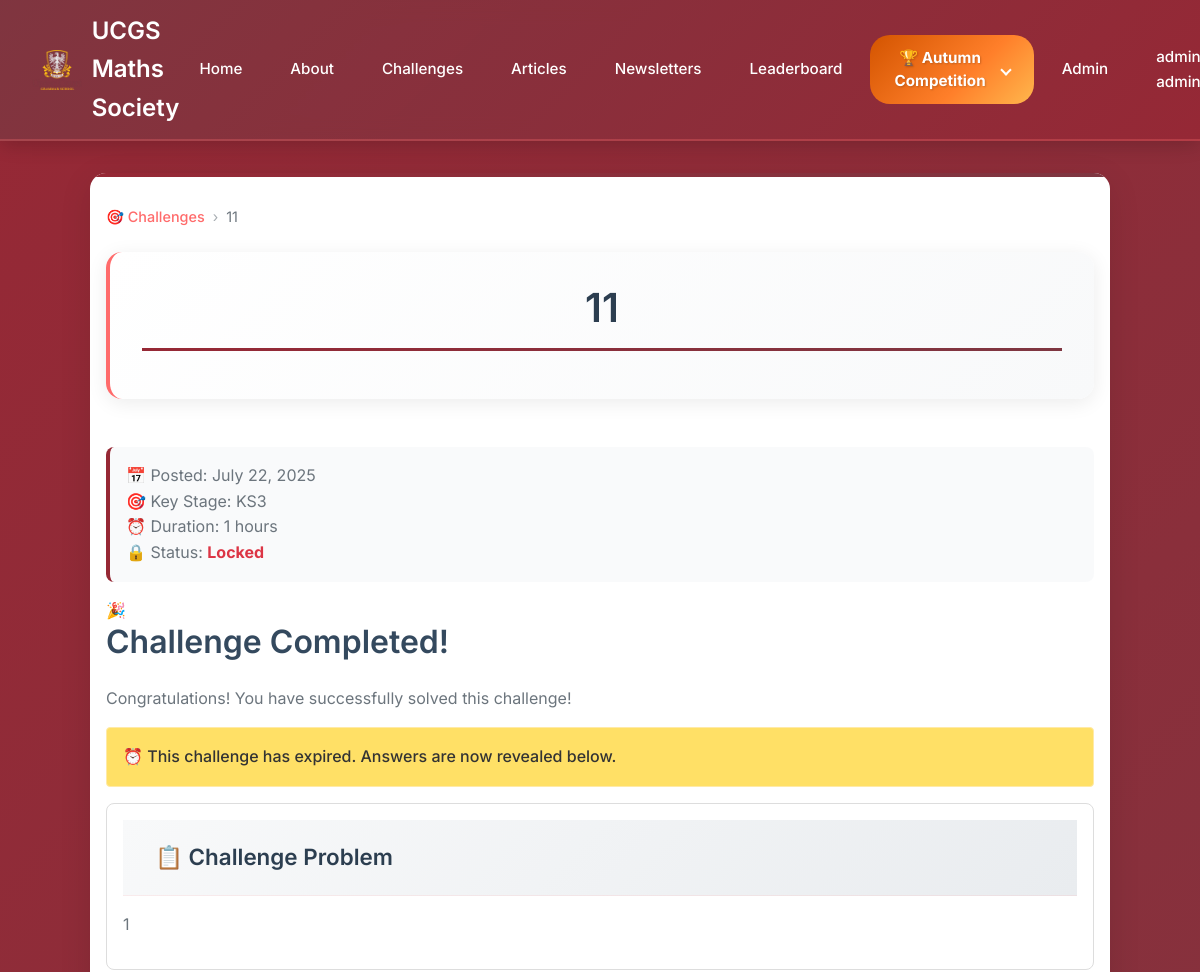
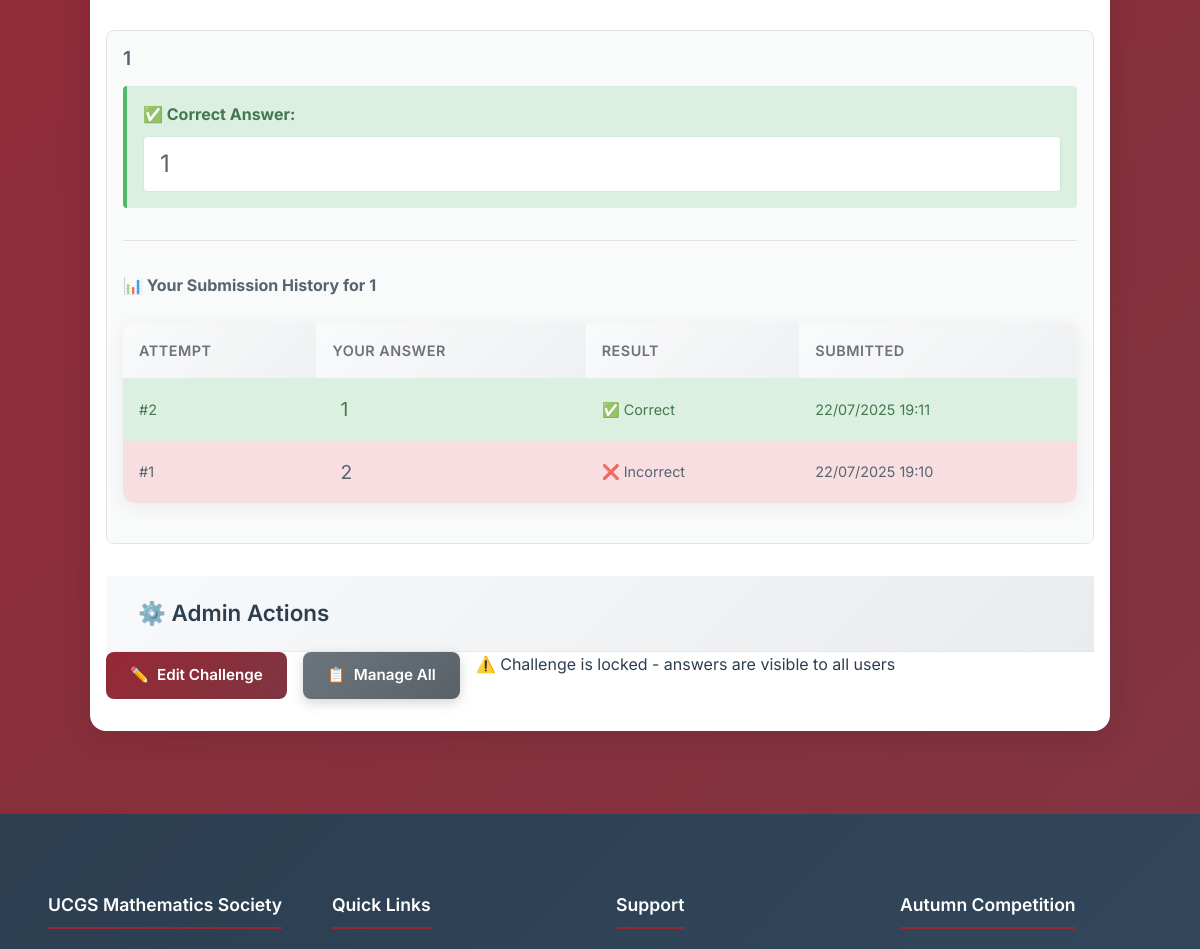
The page /challenges/1 (signed in, upper part) on the database as committed earlier (2 pictures, top to bottom).
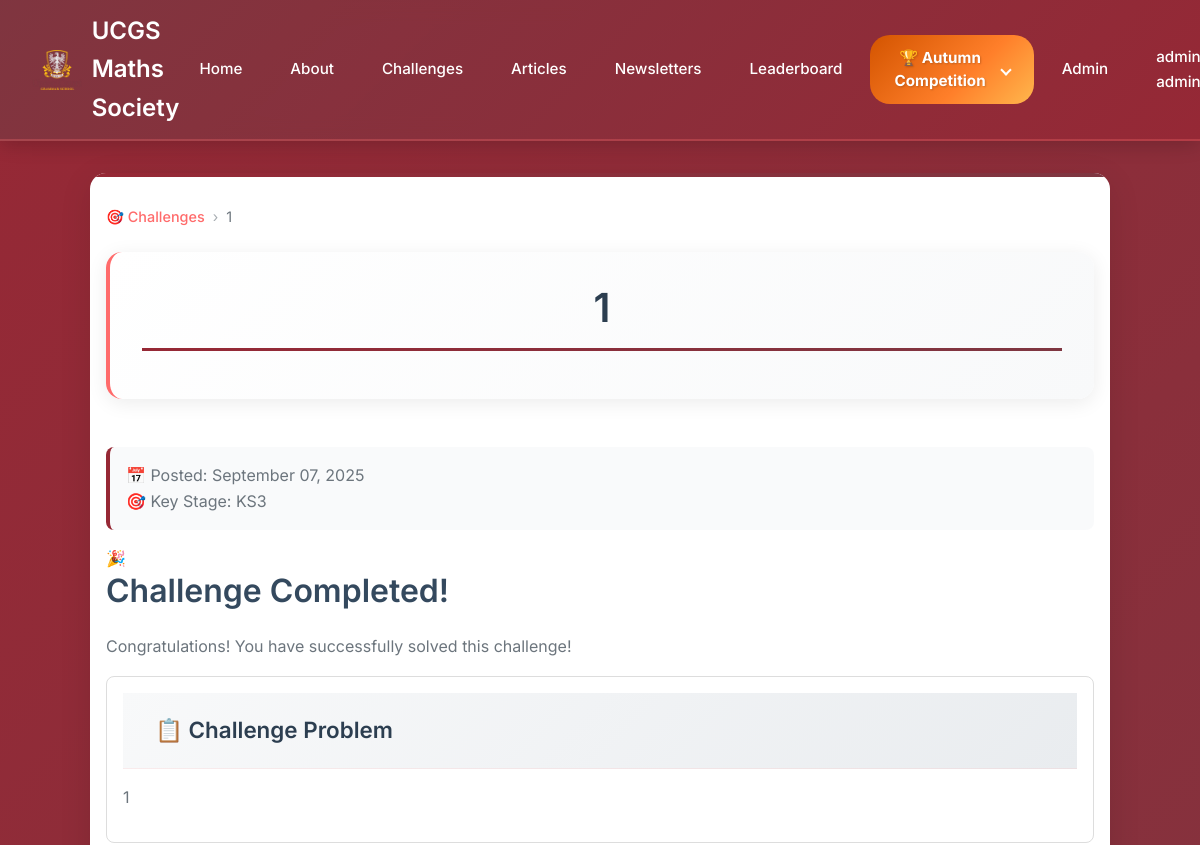
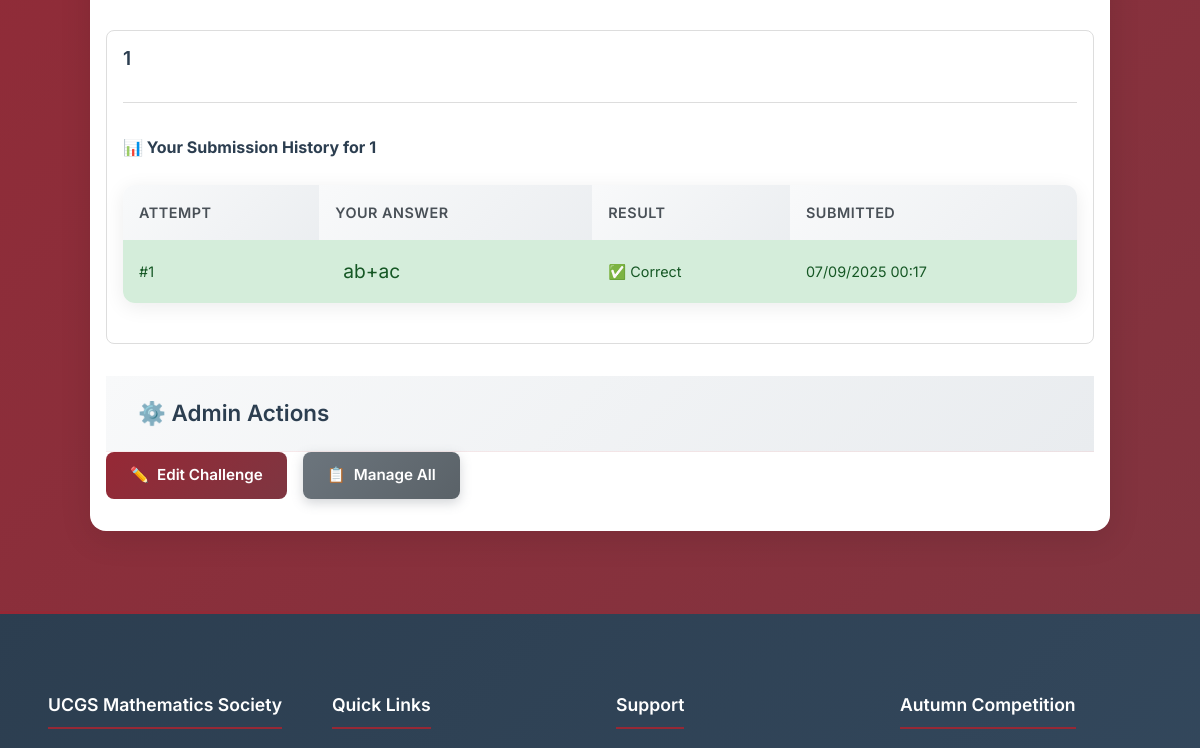
The same page on the database as committed later (2 pictures, top to bottom).
### app/models.py (models this page shows, shortened)
class Challenge(db.Model):
    __tablename__ = "challenge"
    id = db.Column(db.Integer, primary_key=True, autoincrement=True)
    title = db.Column(db.String(100), nullable=False, index=True)
    content = db.Column(db.Text, nullable=False)
    date_posted = db.Column(db.DateTime, nullable=False, default=datetime.datetime.now, index=True)
    file_url = db.Column(db.String(100))
    key_stage = db.Column(db.String(3), nullable=False, index=True)
    first_correct_submission = db.Column(db.DateTime)
    release_at = db.Column(db.DateTime, nullable=True, index=True)
    is_manually_locked = db.Column(db.Boolean, default=False, nullable=False)
    lock_after_hours = db.Column(db.Integer, nullable=True)
    answer_boxes = db.relationship(
        "ChallengeAnswerBox",
        back_populates="challenge",
        lazy="dynamic",
        cascade="all, save-update",
        order_by="ChallengeAnswerBox.order"
    )
    submissions = db.relationship(
        "AnswerSubmission",
        back_populates="challenge",
        lazy="dynamic"
    )
    @property
    def is_locked(self):
        from datetime import datetime, timedelta
        if self.is_manually_locked:
            return True
        if self.lock_after_hours and self.release_at:
            lock_time = self.release_at + timedelta(hours=self.lock_after_hours)
            return datetime.now() > lock_time
        return False

class ChallengeAnswerBox(db.Model):
    __tablename__ = "challenge_answer_box"
    id = db.Column(db.Integer, primary_key=True, autoincrement=True)
    challenge_id = db.Column(db.Integer, db.ForeignKey("challenge.id"), nullable=False, index=True)
    box_label = db.Column(db.String(100), nullable=False)  # e.g., "Part A", "Step 1", etc.
    correct_answer = db.Column(db.String(100), nullable=False)
    order = db.Column(db.Integer, nullable=False)  # To maintain box order
    challenge = db.relationship("Challenge", back_populates="answer_boxes")
    submissions = db.relationship(
        "AnswerSubmission",
        back_populates="answer_box",
        lazy="dynamic"
    )
    __table_args__ = (
        db.Index('ix_challenge_answer_box_challenge_order', 'challenge_id', 'order'),
    )

class AnswerSubmission(db.Model):
    __tablename__ = "answer_submission"
    id = db.Column(db.Integer, primary_key=True, autoincrement=True)
    user_id = db.Column(db.Integer, db.ForeignKey("users.id"), nullable=False, index=True)
    challenge_id = db.Column(db.Integer, db.ForeignKey("challenge.id"), nullable=False, index=True)
    answer_box_id = db.Column(
        db.Integer,
        db.ForeignKey("challenge_answer_box.id"),
        nullable=False,
        index=True
    )
    answer = db.Column(db.String(100), nullable=False)
    is_correct = db.Column(db.Boolean, nullable=True)
    submitted_at = db.Column(db.DateTime, nullable=False, default=datetime.datetime.now, index=True)
    user = db.relationship("User", back_populates="submissions")
    challenge = db.relationship("Challenge", back_populates="submissions")
    answer_box = db.relationship("ChallengeAnswerBox", back_populates="submissions")
    __table_args__ = (
        db.Index('ix_answer_submission_user_challenge', 'user_id', 'challenge_id'),
        db.Index('ix_answer_submission_challenge_submitted', 'challenge_id', 'submitted_at'),
    )

### app/main/routes.py (the view)
@bp.route("/challenges/<int:challenge_id>", methods=["GET", "POST"])
def challenge(challenge_id: int):
    challenge = Challenge.query.get_or_404(challenge_id)
    if not current_user.is_authenticated:
        flash("Please log in to access challenges.", "error")
        return redirect(url_for('auth.login'))
    if (getattr(current_user, "is_competition_participant", False) and
        not getattr(current_user, "is_admin", False)):
        flash("Summer competition participants can only access competition challenges.", "error")
        return redirect(url_for('main.challenges'))
    if not current_user.is_admin:
        now = datetime.datetime.now()
        if challenge.release_at and challenge.release_at > now:
            flash("This challenge is not yet available.", "error")
            return redirect(url_for('main.challenges'))
    if challenge.is_locked and not current_user.is_admin:
        pass
    forms = {}
    submissions = {}
    if current_user.is_authenticated:
        for answer_box in challenge.answer_boxes.all():
            forms[answer_box.id] = AnswerSubmissionForm()
            submissions[answer_box.id] = (
                AnswerSubmission.query.filter_by(
                    user_id=current_user.id,
                    challenge_id=challenge_id,
                    answer_box_id=answer_box.id,
                )
                .order_by(AnswerSubmission.submitted_at.desc())
                .all()
            )
        if request.method == "POST" and (not challenge.is_locked or current_user.is_admin):
            return handle_challenge_submission(challenge, forms)
    all_correct = current_user.is_authenticated and check_all_answers_correct(
        challenge, current_user.id
    )
    return render_template(
        "main/challenge.html",
        challenge=challenge,
        forms=forms if current_user.is_authenticated else None,
        submissions=submissions,
        attempts_remaining=3,
        all_correct=all_correct,
    )

### app/__init__.py (called while the page is built)
def initialize_extensions(app):
    ckeditor.init_app(app)
    db.init_app(app)
    login_manager.init_app(app)
    migrate.init_app(app, db, render_as_batch=True)
    from app.models import User
    @login_manager.user_loader
    def load_user(user_id):
        return User.query.get(int(user_id))

### app/main/routes.py (called while the page is built)
def check_all_answers_correct(challenge: Challenge, user_id: int) -> bool:
    answer_boxes = challenge.answer_boxes.all()
    if not answer_boxes:
        return False
    return all(
        AnswerSubmission.query.filter_by(
            user_id=user_id,
            challenge_id=challenge.id,
            answer_box_id=box.id,
            is_correct=True,
        ).first()
        is not None
        for box in answer_boxes
    )

### app/templates/main/challenge.html (shortened to what the changed rows need)
{% extends "base.html" %}
{% block content %}
<div class="challenge-detail-container">
    <div class="breadcrumb">
            <a href="{{ url_for('main.challenges') }}">🎯 Challenges</a>
            <span class="breadcrumb-separator">›</span>
            <span>{{ challenge.title }}</span>
        </div>
        <div class="page-header">
            <h1>{{ challenge.title }}</h1>
        </div>
         <div class="challenge-meta">
                <div class="meta-item">
                    <span class="meta-icon">📅</span>
                    <span class="meta-label">Posted:</span>
                    <span class="meta-value">{{ challenge.date_posted.strftime('%B %d, %Y') }}</span>
                </div>
                <div class="meta-item">
                    <span class="meta-icon">🎯</span>
                    <span class="meta-label">Key Stage:</span>
                    <span class="meta-value">{{ challenge.key_stage.upper() }}</span>
                </div>
                {% if challenge.lock_after_hours %}
                <div class="meta-item">
                    <span class="meta-icon">⏰</span>
                    <span class="meta-label">Duration:</span>
                    <span class="meta-value">{{ challenge.lock_after_hours }} hours</span>
                </div>
                {% endif %}
                {% if challenge.is_locked %}
                <div class="meta-item">
                    <span class="meta-icon">🔒</span>
                    <span class="meta-label">Status:</span>
                    <span class="meta-value locked-status">Locked</span>
                </div>
                {% endif %}
            </div>
    </div>
    {% if all_correct %}
    <div class="success-banner">
        <div class="success-content">
            <div class="success-text">
                <h2>Challenge Completed!</h2>
            </div>
        </div>
    </div>
    {% endif %}
    {% if challenge.is_locked %}
        {% if challenge.is_manually_locked %}
            <div class="alert alert-warning" style="background: #ffe066; color: #333; padding: 1rem; border-radius: 4px; margin: 1rem 0;">
                🔒 This challenge has been manually locked by an admin. Answers are now revealed below.
            </div>
        {% else %}
            <div class="alert alert-warning" style="background: #ffe066; color: #333; padding: 1rem; border-radius: 4px; margin: 1rem 0;">
                ⏰ This challenge has expired. Answers are now revealed below.
            </div>
        {% endif %}
    {% endif %}
    <div class="challenge-main-content">
        <div class="challenge-problem-section">
            <div class="section-container">
                <div class="section-header">
                    <h2>📋 Challenge Problem</h2>
                </div>
                <div class="section-content">
                    <p>{{ challenge.content | safe }}</p>
                </div>
            </div>
        </div>
        {% for answer_box in challenge.answer_boxes.all() %}
            {% set form = forms[answer_box.id] if forms else None %}
            {% set box_submissions = submissions[answer_box.id] if submissions else [] %}
            {% set has_correct = box_submissions and box_submissions[0].is_correct %}
            {% set submission_count = box_submissions|length %}
            {% set attempts_remaining = 3 - submission_count %}
            <div class="answer-box-section">
                <div class="answer-box" id="answer-box-{{ answer_box.id }}"{% if challenge.is_locked %} style="opacity:0.8;"{% endif %}>
                    <h3>{{ answer_box.box_label }}</h3>
                    {% if challenge.is_locked %}
                        <div class="correct-answer-reveal" style="background: #d4edda; padding: 1rem; border-radius: 4px; border-left: 4px solid #28a745; margin: 1rem 0;">
                            <h4 style="color: #155724; margin: 0 0 0.5rem 0;">✅ Correct Answer:</h4>
                            <div style="background: white; padding: 0.5rem; border-radius: 4px; border: 1px solid #c3e6cb;">
                                <math-field readonly class="form-control" style="font-size: 1.2rem; background: none; border: none;">{{ answer_box.correct_answer }}</math-field>
                            </div>
                        </div>
                    {% elif not has_correct %}
                        <div class="alert alert-error">
                            <p>You have used all your attempts for this part.</p>
                        </div>
                    {% endif %}
                    {% if box_submissions %}
                    <div class="submissions-history">
                        <h4>📊 Your Submission History for {{ answer_box.box_label }}</h4>
                        <table class="submissions-table">
                            <thead>
                                <tr>
                                    <th>Attempt</th>
                                    <th>Your Answer</th>
                                    <th>Result</th>
                                    <th>Submitted</th>
                                </tr>
                            </thead>
                            <tbody>
                                {% for submission in box_submissions %}
                                <tr class="submission-row {{ 'success' if submission.is_correct else 'error' }}">
                                    <td class="attempt-number">
                                        <span class="attempt-badge">#{{ loop.revindex }}</span>
                                    </td>
                                    <td class="submission-answer">
                                        <math-field
                                            readonly
                                            class="readonly-math submission-math">{{ submission.answer }}</math-field>
                                    </td>
                                    <td class="submission-result">
                                        {% if submission.is_correct %}
                                            <span class="status-correct">
                                                <span class="status-icon">✅</span>
                                                Correct
                                            </span>
                                        {% else %}
                                            <span class="status-incorrect">
                                                <span class="status-icon">❌</span>
                                                Incorrect
                                            </span>
                                        {% endif %}
                                    </td>
                                    <td class="submission-date">
                                        {{ submission.submitted_at.strftime('%d/%m/%Y %H:%M') }}
                                    </td>
                                </tr>
                                {% endfor %}
                            </tbody>
                        </table>
                    </div>
                    {% endif %}
                </div>
            </div>
        {% endfor %}
        {% if current_user.is_admin %}
        <div class="admin-actions-section">
            <div class="admin-card">
                <div class="section-header">
                    <h2>⚙️ Admin Actions</h2>
                </div>
                <div class="admin-buttons">
                    <a href="{{ url_for('admin.edit_challenge', challenge_id=challenge.id) }}"
                       class="button">
                        <span>✏️</span> Edit Challenge
                    </a>
                    <a href="{{ url_for('admin.manage_challenges') }}"
                       class="button button-secondary">
                        <span>📋</span> Manage All
                    </a>
                    {% if challenge.is_locked %}
                    <span class="admin-note">⚠️ Challenge is locked - answers are visible to all users</span>
                    {% endif %}
                </div>
            </div>
        </div>
        {% endif %}
    </div>
{% endblock %}

Rows that differ between the two databases and show on the page:
removed AnswerSubmission: answer "1", is_correct "Correct", submitted_at "22/07/2025 19:11"
changed Challenge "KS3": title "11" → "1"; date_posted "July 22, 2025" → "September 07, 2025"; lock_after_hours "1" → (not shown)
changed ChallengeAnswerBox: correct_answer "1" → (not shown)
changed AnswerSubmission: answer "2" → "ab+ac"; submitted_at "22/07/2025 19:10" → "07/09/2025 00:17"; is_correct "❌ Incorrect" → "✅ Correct"
Other text that changed with them:
text no longer shown: "⏰ Duration: hours 🔒 Status: Locked ⏰ This challenge has expired. Answers are now revealed below. ⚠️ Challenge is locked - answers are visible to all users"
